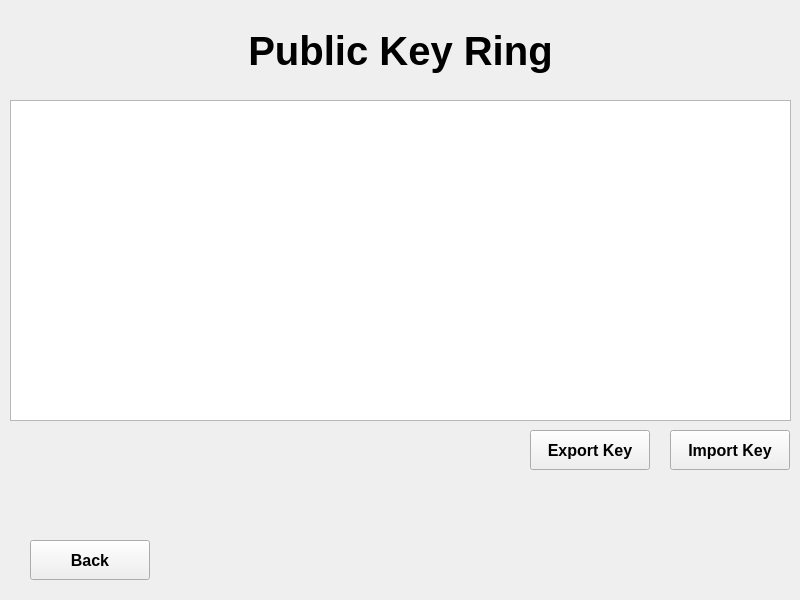
<?xml version="1.0" encoding="UTF-8"?>
<ui version="4.0">
 <class>publicKeyRing</class>
 <widget class="QWidget" name="publicKeyRing">
  <property name="geometry">
   <rect>
    <x>0</x>
    <y>0</y>
    <width>800</width>
    <height>600</height>
   </rect>
  </property>
  <property name="windowTitle">
   <string>Form</string>
  </property>
  <widget class="QTableWidget" name="tableWidget">
   <property name="geometry">
    <rect>
     <x>10</x>
     <y>100</y>
     <width>781</width>
     <height>321</height>
    </rect>
   </property>
  </widget>
  <widget class="QLabel" name="label">
   <property name="geometry">
    <rect>
     <x>150</x>
     <y>20</y>
     <width>501</width>
     <height>61</height>
    </rect>
   </property>
   <property name="font">
    <font>
     <pointsize>30</pointsize>
     <weight>75</weight>
     <bold>true</bold>
    </font>
   </property>
   <property name="text">
    <string>Public Key Ring</string>
   </property>
   <property name="alignment">
    <set>Qt::AlignCenter</set>
   </property>
  </widget>
  <widget class="QPushButton" name="back">
   <property name="geometry">
    <rect>
     <x>30</x>
     <y>540</y>
     <width>120</width>
     <height>40</height>
    </rect>
   </property>
   <property name="font">
    <font>
     <pointsize>12</pointsize>
     <weight>75</weight>
     <bold>true</bold>
    </font>
   </property>
   <property name="text">
    <string>Back</string>
   </property>
  </widget>
  <widget class="QPushButton" name="importKey">
   <property name="geometry">
    <rect>
     <x>670</x>
     <y>430</y>
     <width>120</width>
     <height>40</height>
    </rect>
   </property>
   <property name="font">
    <font>
     <pointsize>12</pointsize>
     <weight>75</weight>
     <bold>true</bold>
    </font>
   </property>
   <property name="text">
    <string>Import Key</string>
   </property>
  </widget>
  <widget class="QPushButton" name="importKey_2">
   <property name="geometry">
    <rect>
     <x>530</x>
     <y>430</y>
     <width>120</width>
     <height>40</height>
    </rect>
   </property>
   <property name="font">
    <font>
     <pointsize>12</pointsize>
     <weight>75</weight>
     <bold>true</bold>
    </font>
   </property>
   <property name="text">
    <string>Export Key</string>
   </property>
  </widget>
 </widget>
 <resources/>
 <connections/>
</ui>
